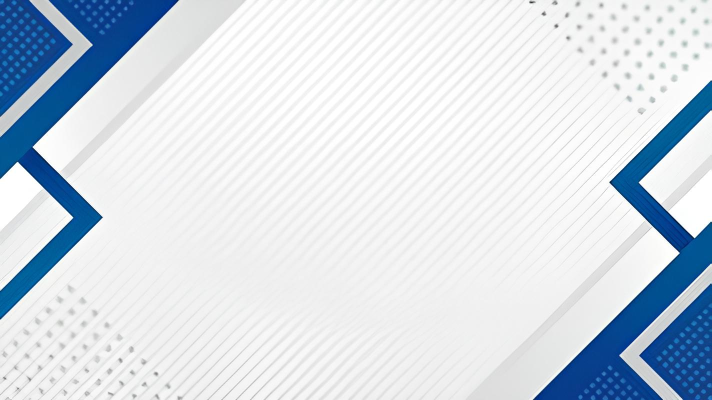
#> input picture Thony/FONDO_DASH.jpg, 1424 x 800 px (shown at 1/2 size); its folder holds only this picture in this run
$ python -i dashboard.py   (imports and definitions only)
#> lines starting #> are read from the running program, lines starting #| are printed output that depends on the picture
import tkinter as tk
from tkinter import messagebox, ttk
from PIL import Image, ImageTk
import mysql.connector
import matplotlib.pyplot as plt
import threading
import time
import io
from queue import Queue
import queue

id_usuario = None

# Conexión a la base de datos
# [124 lines left out: functions conectar_bd, obtener_datos, iniciar_sesion, registrar_usuario, ventana_registro, not called in this run]

# Ventana de inicio de sesión
def ventana_inicio():
    # [8 lines left out: function login, not called in this run]

    ventana = tk.Tk()
    ventana.title("Inicio de Sesión")
    ventana.geometry("400x360")
    ventana.configure(bg="#f0f0f0")

    # Centrar ventana en la pantalla
    ancho_ventana = 400
    alto_ventana = 360
    ancho_pantalla = ventana.winfo_screenwidth()
    alto_pantalla = ventana.winfo_screenheight()
    x_ventana = (ancho_pantalla // 2) - (ancho_ventana // 2)
    y_ventana = (alto_pantalla // 2) - (alto_ventana // 2)
    ventana.geometry(f"{ancho_ventana}x{alto_ventana}+{x_ventana}+{y_ventana}")

    # Cargar imagen de fondo
    imagen_fondo = Image.open("FONDO_DASH.jpg")  # Reemplaza con la ruta de tu imagen
#> imagen_fondo is the input picture: PIL image 1424x800 RGB; mean R, G, B 211.8, 220.4, 228.9
    imagen_fondo = imagen_fondo.resize((400, 360), Image.LANCZOS)  # Ajusta el tamaño de la imagen
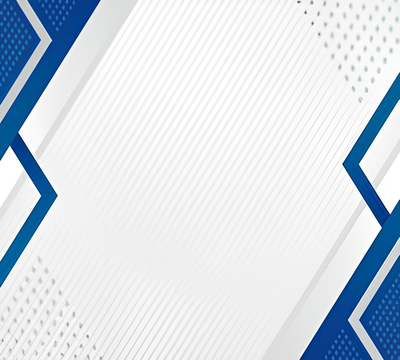
#> imagen_fondo: PIL image 400x360 RGB; mean R, G, B 211.8, 220.3, 228.9
    fondo = ImageTk.PhotoImage(imagen_fondo)

    label_fondo = tk.Label(ventana, image=fondo)
    label_fondo.place(x=0, y=0, relwidth=1, relheight=1)

    # Crear un marco para centrar los elementos
    container = tk.Frame(ventana, bg="#f0f0f0")
    container.pack(expand=True)  # Expandir y centrar el marco

    # Añadir los componentes en el marco container
    header = ttk.Label(container, text="Bienvenido", font=("Arial", 18, "bold"), background="#f0f0f0")
    header.pack(pady=(20, 10))

    user_frame = ttk.Frame(container)
    user_frame.pack(pady=(5, 10))
    ttk.Label(user_frame, text="Usuario:", font=("Arial", 12)).grid(row=0, column=0, sticky="e", padx=5)
    entry_user = ttk.Entry(user_frame, width=25)
    entry_user.grid(row=0, column=1)

    pass_frame = ttk.Frame(container)
    pass_frame.pack(pady=(5, 10))
    ttk.Label(pass_frame, text="Contraseña:", font=("Arial", 12)).grid(row=0, column=0, sticky="e", padx=5)
    entry_pass = ttk.Entry(pass_frame, show="*", width=25)
    entry_pass.grid(row=0, column=1)

    btn_frame = ttk.Frame(container)
    btn_frame.pack(pady=20)
    ttk.Button(btn_frame, text="Ingresar", command=login).grid(row=0, column=0, padx=5)
    ttk.Button(btn_frame, text="Registrarse", command=ventana_registro).grid(row=0, column=1, padx=5)

    ventana.mainloop()

# Ventana para selección de bebés
# [343 lines left out: functions seleccionar_bebe, iniciar_dashboard, not called in this run]

# Iniciar la aplicación
# [1 line not run here, left out]

>>> result = ventana_inicio()
